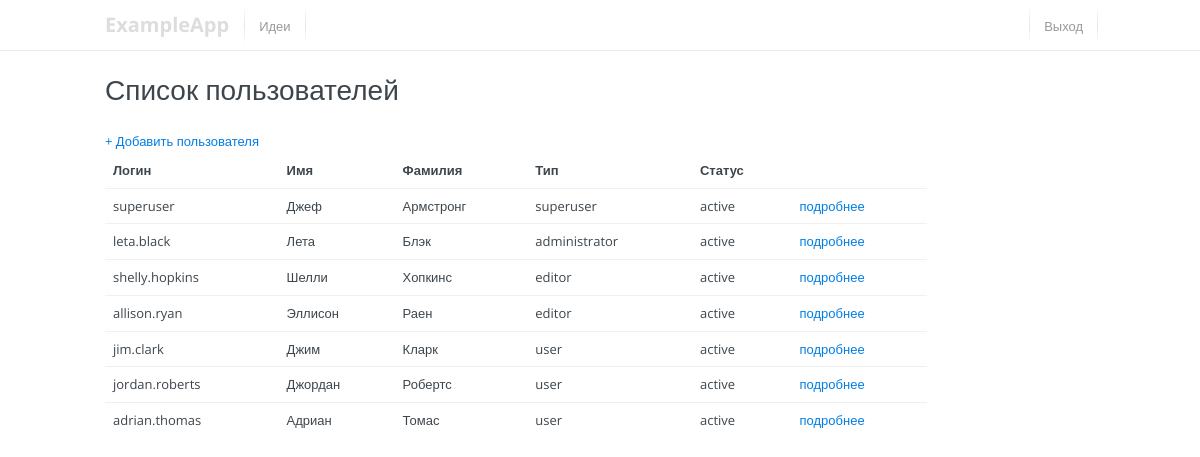
Screenshot of /?page=users-list (signed in) with the database file from the repository.
### tables this page shows
CREATE TABLE `users` (
  `id` int(10) NOT NULL AUTO_INCREMENT,
  `login` varchar(32) NOT NULL,
  `firstname` varchar(32) NOT NULL,
  `lastname` varchar(32) NOT NULL,
  `birthday` date NOT NULL,
  `email` varchar(140) NOT NULL,
  `phonenumber` varchar(32) NOT NULL,
  `status` enum('inactive','active') DEFAULT 'active',
  `type` enum('superuser', 'administrator','editor','user') NOT NULL,
  `hash` varchar(64) NOT NULL,
  `deleted` int(1) NOT NULL DEFAULT 0,
  PRIMARY KEY (`id`)
);

### views/users-list.php (the view, shortened to what this page needs)
<?php
$sql = "SELECT * FROM users ORDER BY type";
$result = $connect->query($sql);
$users = $result->fetch_all(MYSQLI_ASSOC);
include 'views/header.php' ?>
<header>
  <div class="o-wrap">
    <div class="o-grid">
      <div class="o-grid__col o-grid__col-1of-2">
        <a href="./" class="logo">ExampleApp</a>
        <nav>
          <?php if ($permissions['ideas:show']): ?>
            <a href="?page=ideas-list">Идеи</a>
          <?php endif?>
        </nav>
      </div>
      <div class="o-grid__col o-grid__col-1of-2 u-l-fr">
        <nav>
          <a href="?page=logout">Выход</a>
        </nav>
      </div>
    </div>
  </div>
</header>
<div class="o-wrap">
  <h1>Список пользователей</h1>
  <a href="?page=user-edit">+ Добавить пользователя</a>
  <div class="o-grid">
    <div class="o-grid__col o-grid__col--10-of-12">
      <?php if ($users): ?>
        <table class="users-table">
          <tr>
            <th>Логин</th>
            <th>Имя</th>
            <th>Фамилия</th>
            <th>Тип</th>
            <th>Статус</th>
            <th></th>
          </tr>
          <?php foreach ($users as $user): ?>
            <tr class="<?php echo $user['status'] ?>">
              <td><?php echo $user['login'] ?></td>
              <td><?php echo $user['firstname'] ?></td>
              <td><?php echo $user['lastname'] ?></td>
              <td><?php echo $user['type'] ?></td>
              <td><?php echo $user['status'] ?></td>
              <td>
                <a href="?page=user-info&id=<?php echo $user['id'] ?>">подробнее</a>
              </td>
            </tr>
          <?php endforeach; ?>
        </table>
      <?php endif; ?>
    </div>
  </div>
</div>
<?php include 'views/footer.php'; ?>

### assets/css/scooter.css (style rules this page uses)
table { border-collapse: collapse; }
html, :root { box-sizing: border-box; font: 81.25%/1.75 "Open Sans", "Helvetica Neue", Arial, sans-serif; color: #3d464d; }
h1, .f-alpha { display: block; margin-bottom: 23px; font-size: 28px; font-weight: 200; line-height: 36px; }
a, .f-a { text-decoration: none; color: #007ee5; cursor: pointer; }
.o-wrap { display: block; max-width: 990px; margin: 0 auto; }
.o-grid { list-style: none; margin-left: -20px; }
.o-grid__col--10-of-12 { width: 83.33333%; }
.o-grid__col { box-sizing: border-box; display: inline-block; margin-right: -0.24em; min-height: 1px; padding-left: 20px; vertical-align: top; }
.u-l-fr { float: right !important; }

### assets/css/style.css (style rules this page uses)
body { margin-bottom: 60px; }
table { width: 100%; }
table th { text-align: left; }
table tr:not(:last-child) { border-bottom: 1px solid #f0f0f0; }
table td, table th { padding: 6px 8px; }
header { margin-bottom: 20px; border-bottom: 1px solid rgba(37, 40, 43, 0.1); vertical-align: top; }
header .logo, header nav, header nav a { display: block; float: left; }
header .logo { font-size: 20px; color: #ddd; height: 50px; padding: 7px 15px 0 0; font-weight: bold; }
header nav a { position: relative; padding: 15px; height: 50px; color: #999; }
header nav a::before, header nav a:last-child::after { position: absolute; top: 5px; bottom: 5px; width: 1px; background: linear-gradient(rgba(0, 0, 0, 0), rgba(0, 0, 0, 0.1), rgba(0, 0, 0, 0)); content: ""; }
header nav a::before { left: 0; }
header nav a:last-child::after { right: 0; }

### rows the page displays
users: login "superuser", firstname "Джеф", lastname "Армстронг", type "superuser", status "active"
users: login "leta.black", firstname "Лета", lastname "Блэк", type "administrator", status "active"
users: login "shelly.hopkins", firstname "Шелли", lastname "Хопкинс", type "editor", status "active"
users: login "allison.ryan", firstname "Эллисон", lastname "Раен", type "editor", status "active"
users: login "jim.clark", firstname "Джим", lastname "Кларк", type "user", status "active"
users: login "jordan.roberts", firstname "Джордан", lastname "Робертс", type "user", status "active"
users: login "adrian.thomas", firstname "Адриан", lastname "Томас", type "user", status "active"
